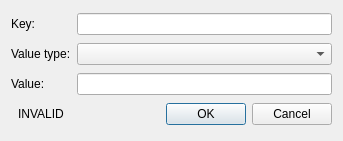
<?xml version="1.0" encoding="UTF-8"?>
<ui version="4.0">
 <class>keyValueDialogClass</class>
 <widget class="QDialog" name="keyValueDialogClass">
  <property name="geometry">
   <rect>
    <x>0</x>
    <y>0</y>
    <width>343</width>
    <height>141</height>
   </rect>
  </property>
  <property name="windowTitle">
   <string>keyValueDialog</string>
  </property>
  <layout class="QGridLayout" name="gridLayout">
   <item row="1" column="0">
    <widget class="QLabel" name="lbl_type">
     <property name="text">
      <string>Value type:</string>
     </property>
    </widget>
   </item>
   <item row="1" column="1" colspan="2">
    <widget class="QComboBox" name="comboBox_valueType"/>
   </item>
   <item row="2" column="0">
    <widget class="QLabel" name="lbl_value">
     <property name="text">
      <string>Value:</string>
     </property>
    </widget>
   </item>
   <item row="2" column="1" colspan="2">
    <widget class="QLineEdit" name="lineEdit_value"/>
   </item>
   <item row="3" column="2">
    <layout class="QHBoxLayout" name="horizontalLayout">
     <item>
      <spacer name="horizontalSpacer">
       <property name="orientation">
        <enum>Qt::Horizontal</enum>
       </property>
       <property name="sizeHint" stdset="0">
        <size>
         <width>40</width>
         <height>20</height>
        </size>
       </property>
      </spacer>
     </item>
     <item>
      <widget class="QPushButton" name="btn_ok">
       <property name="text">
        <string>OK</string>
       </property>
      </widget>
     </item>
     <item>
      <widget class="QPushButton" name="btn_cancel">
       <property name="text">
        <string>Cancel</string>
       </property>
      </widget>
     </item>
    </layout>
   </item>
   <item row="3" column="0">
    <widget class="QLabel" name="lbl_valid">
     <property name="text">
      <string>INVALID</string>
     </property>
     <property name="textFormat">
      <enum>Qt::RichText</enum>
     </property>
     <property name="scaledContents">
      <bool>true</bool>
     </property>
     <property name="alignment">
      <set>Qt::AlignCenter</set>
     </property>
    </widget>
   </item>
   <item row="0" column="0">
    <widget class="QLabel" name="lbl_key">
     <property name="text">
      <string>Key:</string>
     </property>
    </widget>
   </item>
   <item row="0" column="1" colspan="2">
    <widget class="QLineEdit" name="lineEdit_key"/>
   </item>
  </layout>
 </widget>
 <layoutdefault spacing="6" margin="11"/>
 <resources/>
 <connections/>
</ui>
